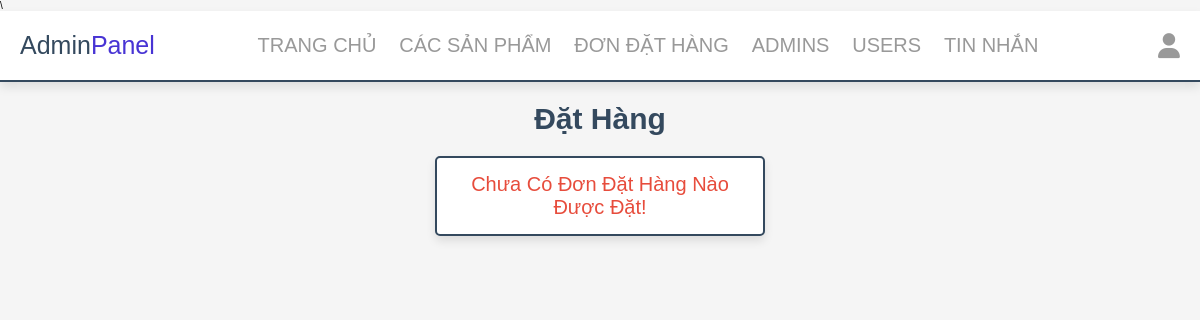
Before: /admin/placed_orders.php (signed in) with the older database file.
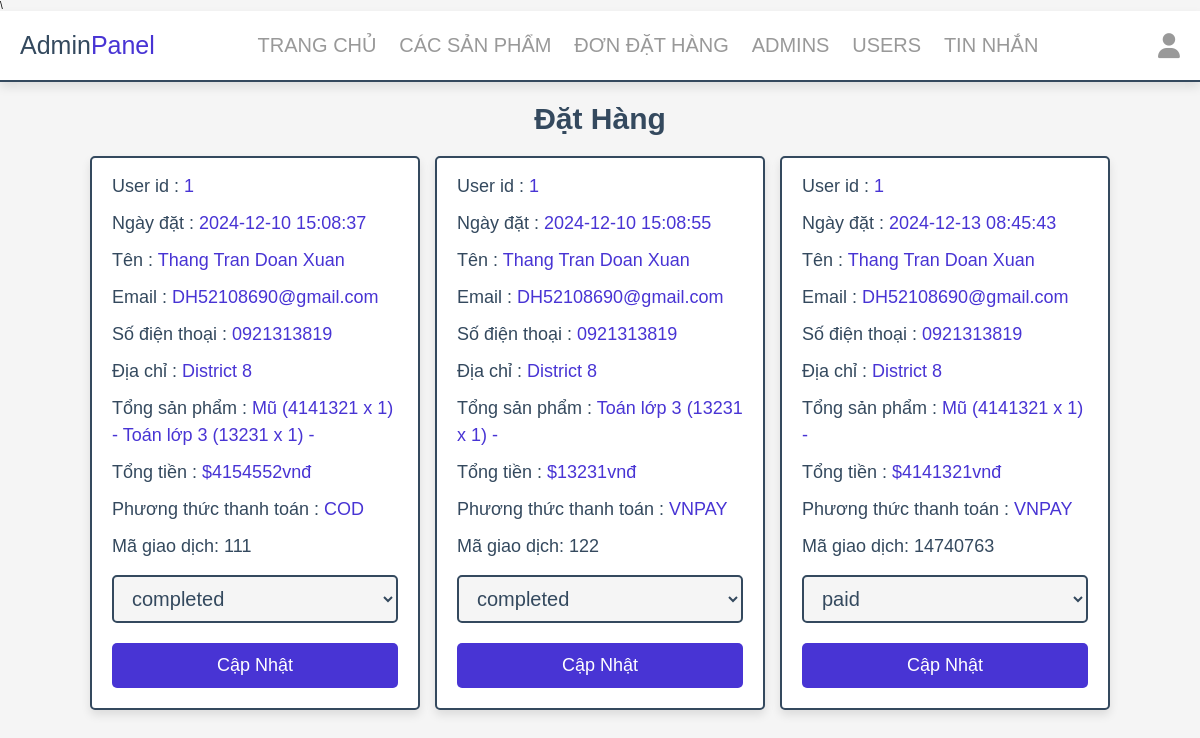
After: the same page with the newer database file.
### tables this page shows
CREATE TABLE `orders` (
  `id` int(11) NOT NULL AUTO_INCREMENT,
  `user_id` int(11) NOT NULL,
  `name` varchar(20) NOT NULL,
  `number` varchar(10) NOT NULL,
  `email` varchar(50) NOT NULL,
  `method` varchar(50) NOT NULL,
  `address` varchar(500) NOT NULL,
  `total_products` varchar(1000) NOT NULL,
  `total_price` int(11) NOT NULL,
  `placed_on` datetime NOT NULL DEFAULT current_timestamp(),
  `payment_status` varchar(20) NOT NULL DEFAULT 'pending',
  `transaction_id` varchar(50) DEFAULT NULL,
  PRIMARY KEY (`id`),
  UNIQUE KEY `transactionId` (`transaction_id`)
);

### admin/placed_orders.php (the view, shortened to what this page needs)
<?php
include '../components/connect.php';
?>
<!DOCTYPE html>
<html lang="en">
<head>
   <link rel="stylesheet" href="https://cdnjs.cloudflare.com/ajax/libs/font-awesome/6.1.1/css/all.min.css">\
   <link rel="stylesheet" href="../css/admin_style.css">
</head>
<body>
   <?php include '../components/admin_header.php' ?>
   <section class="placed-orders">
      <h1 class="heading">đặt hàng</h1>
      <div class="box-container">
         <?php
         $select_orders = $conn->prepare("SELECT * FROM `orders`");
         $select_orders->execute();
         if ($select_orders->rowCount() > 0) {
            while ($fetch_orders = $select_orders->fetch(PDO::FETCH_ASSOC)) {
         ?>
               <div class="box">
                  <p> User id : <span><?= $fetch_orders['user_id']; ?></span> </p>
                  <p> Ngày đặt : <span><?= $fetch_orders['placed_on']; ?></span> </p>
                  <p> Tên : <span><?= $fetch_orders['name']; ?></span> </p>
                  <p> Email : <span><?= $fetch_orders['email']; ?></span> </p>
                  <p> Số điện thoại : <span><?= $fetch_orders['number']; ?></span> </p>
                  <p> Địa chỉ : <span><?= $fetch_orders['address']; ?></span> </p>
                  <p> Tổng sản phẩm : <span><?= $fetch_orders['total_products']; ?></span> </p>
                  <p> Tổng tiền : <span>$<?= $fetch_orders['total_price']; ?>vnđ</span> </p>
                  <p> Phương thức thanh toán : <span><?= $fetch_orders['method']; ?></span> </p>
                  <?php if (isset($fetch_orders['transaction_id'])) {
                  ?>
                     <p>Mã giao dịch: <?= $fetch_orders['transaction_id'] ?></p>
                  <?php
                  } ?>
                  <form action="" method="POST">
                     <select name="payment_status" class="drop-down">
                        <option value="" selected disabled><?= $fetch_orders['payment_status']; ?></option>
                     </select>
                     <div class="flex-btn">
                        <input type="submit" value="cập nhật" class="btn" name="update_payment">
                     </div>
                  </form>
               </div>
         <?php
            }
         } else {
            echo '<p class="empty">chưa có đơn đặt hàng nào được đặt!</p>';
         }
         ?>
      </div>
   </section>
</body>
</html>

### components/admin_header.php (shortened to what this page needs)
<header class="header">
   <section class="flex">
      <a href="dashboard.php" class="logo">Admin<span>Panel</span></a>
      <nav class="navbar">
         <a href="dashboard.php">Trang chủ</a>
         <a href="products.php">Các sản phẩm</a>
         <a href="placed_orders.php">Đơn đặt hàng</a>
         <a href="admin_accounts.php">Admins</a>
         <a href="users_accounts.php">Users</a>
         <a href="messages.php">Tin nhắn</a>
      </nav>
      <div class="icons">
         <div id="user-btn" class="fas fa-user"></div>
      </div>
   </section>
</header>

### css/admin_style.css (style rules this page uses)
:root { --main-color: #4834d4; --red: #e74c3c; --orange: #f39c12; --black: #34495e; --white: #fff; --light-bg: #f5f5f5; --light-color: #999; --border: .2rem solid var(--black); --box-shadow: 0 .5rem 1rem rgba(0, 0, 0, .1); }
* { font-family: 'Montserrat', sans-serif; margin: 0; padding: 0; box-sizing: border-box; text-decoration: none; outline: none; border: none; }
html { font-size: 62.5%; overflow-x: hidden; }
body { background-color: var(--light-bg); }
section { max-width: 1200px; margin: 0 auto; padding: 2rem; }
.btn, .delete-btn, .option-btn { display: block; margin-top: 1rem; border-radius: .5rem; cursor: pointer; width: 100%; font-size: 1.8rem; color: var(--white); padding: 1.2rem 3rem; text-transform: capitalize; text-align: center; }
.btn { background-color: var(--main-color); }
.flex-btn { display: flex; gap: 1rem; }
.heading { text-align: center; margin-bottom: 2rem; text-transform: capitalize; color: var(--black); font-size: 3rem; }
.header { position: sticky; top: 0; left: 0; right: 0; background-color: var(--white); box-shadow: var(--box-shadow); z-index: 1000; border-bottom: var(--border); }
.header .flex { display: flex; align-items: center; justify-content: space-between; position: relative; }
.header .flex .logo { font-size: 2.5rem; color: var(--black); }
.header .flex .logo span { color: var(--main-color); }
.header .flex .navbar a { margin: 0 1rem; font-size: 2rem; color: var(--light-color); text-transform: uppercase; }
.header .flex .icons>* { font-size: 2.5rem; cursor: pointer; color: var(--light-color); margin-left: 1.7rem; }
.placed-orders .box-container { display: grid; grid-template-columns: repeat(auto-fit, 33rem); gap: 1.5rem; justify-content: center; align-items: flex-start; }
.placed-orders .box-container .box { background-color: var(--white); border-radius: .5rem; box-shadow: var(--box-shadow); border: var(--border); padding: 2rem; padding-top: 1rem; }
.placed-orders .box-container .box p { padding: .5rem 0; line-height: 1.5; font-size: 1.8rem; color: var(--black); }
.placed-orders .box-container .box p span { color: var(--main-color); }
.placed-orders .box-container .box .drop-down { width: 100%; margin: 1rem 0; background-color: var(--light-bg); padding: 1rem 1.4rem; font-size: 2rem; color: var(--black); border: var(--border); border-radius: .5rem; }
.empty { border: var(--border); border-radius: .5rem; background-color: var(--white); padding: 1.5rem; text-align: center; width: 100%; font-size: 2rem; text-transform: capitalize; color: var(--red); box-shadow: var(--box-shadow); }

Changed rows visible on the page:
added orders: user "1", placed_on "2024-12-10 15:08:37", name "Thang Tran Doan Xuan", email "DH52108690@gmail.com", number "0921313819", address "District 8", total_products "Mũ (4141321 x 1) - Toán lớp 3 (13231 x 1) -", total_price "4154552", method "COD", transaction "111", payment_status "completed"
added orders: user "1", placed_on "2024-12-10 15:08:55", name "Thang Tran Doan Xuan", email "DH52108690@gmail.com", number "0921313819", address "District 8", total_products "Toán lớp 3 (13231 x 1) -", total_price "13231", method "VNPAY", transaction "122", payment_status "completed"
added orders: user "1", placed_on "2024-12-13 08:45:43", name "Thang Tran Doan Xuan", email "DH52108690@gmail.com", number "0921313819", address "District 8", total_products "Mũ (4141321 x 1) -", total_price "4141321", method "VNPAY", transaction "14740763", payment_status "paid"
Other visible differences:
text no longer shown: "Chưa Có Đơn Đặt Hàng Nào Được Đặt!"
